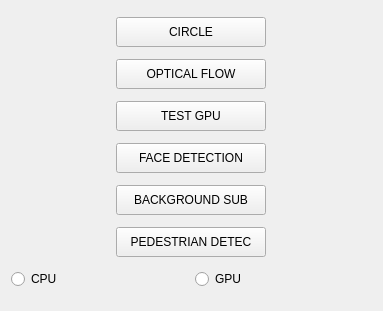
<?xml version="1.0" encoding="UTF-8"?>
<ui version="4.0">
 <class>ControlPanel</class>
 <widget class="QWidget" name="ControlPanel">
  <property name="geometry">
   <rect>
    <x>0</x>
    <y>0</y>
    <width>383</width>
    <height>311</height>
   </rect>
  </property>
  <property name="maximumSize">
   <size>
    <width>500</width>
    <height>500</height>
   </size>
  </property>
  <property name="windowTitle">
   <string>Form</string>
  </property>
  <layout class="QVBoxLayout" name="verticalLayout">
   <item>
    <layout class="QHBoxLayout" name="horizontalLayout">
     <item>
      <widget class="QPushButton" name="selectCircleButton">
       <property name="maximumSize">
        <size>
         <width>150</width>
         <height>30</height>
        </size>
       </property>
       <property name="text">
        <string>CIRCLE</string>
       </property>
      </widget>
     </item>
    </layout>
   </item>
   <item>
    <layout class="QHBoxLayout" name="horizontalLayout_2">
     <item>
      <widget class="QPushButton" name="opticalFlowButton">
       <property name="maximumSize">
        <size>
         <width>150</width>
         <height>30</height>
        </size>
       </property>
       <property name="text">
        <string>OPTICAL FLOW</string>
       </property>
      </widget>
     </item>
    </layout>
   </item>
   <item>
    <layout class="QHBoxLayout" name="horizontalLayout_3">
     <item>
      <widget class="QPushButton" name="selectGpuButton">
       <property name="maximumSize">
        <size>
         <width>150</width>
         <height>30</height>
        </size>
       </property>
       <property name="text">
        <string>TEST GPU</string>
       </property>
      </widget>
     </item>
    </layout>
   </item>
   <item>
    <layout class="QHBoxLayout" name="horizontalLayout_4">
     <item>
      <widget class="QPushButton" name="selectFaceDetect">
       <property name="maximumSize">
        <size>
         <width>150</width>
         <height>30</height>
        </size>
       </property>
       <property name="text">
        <string>FACE DETECTION</string>
       </property>
      </widget>
     </item>
    </layout>
   </item>
   <item>
    <layout class="QHBoxLayout" name="horizontalLayout_6">
     <item>
      <widget class="QPushButton" name="backgroundSubButton">
       <property name="maximumSize">
        <size>
         <width>150</width>
         <height>30</height>
        </size>
       </property>
       <property name="text">
        <string>BACKGROUND SUB</string>
       </property>
      </widget>
     </item>
    </layout>
   </item>
   <item>
    <layout class="QHBoxLayout" name="horizontalLayout_7">
     <item>
      <widget class="QPushButton" name="pedestrianDetectButton">
       <property name="maximumSize">
        <size>
         <width>150</width>
         <height>30</height>
        </size>
       </property>
       <property name="text">
        <string>PEDESTRIAN DETEC</string>
       </property>
      </widget>
     </item>
    </layout>
   </item>
   <item>
    <layout class="QHBoxLayout" name="horizontalLayout_5">
     <item>
      <widget class="QRadioButton" name="cpuRadioButton">
       <property name="text">
        <string>CPU</string>
       </property>
      </widget>
     </item>
     <item>
      <widget class="QRadioButton" name="gpuRadioButton">
       <property name="text">
        <string>GPU</string>
       </property>
      </widget>
     </item>
    </layout>
   </item>
  </layout>
 </widget>
 <resources/>
 <connections/>
</ui>
